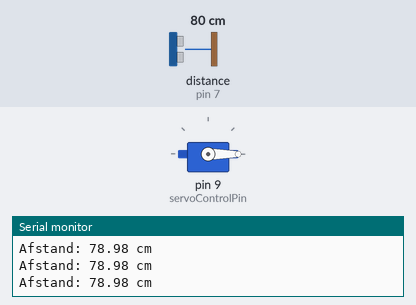
Simulated run of this sketch. Board: Arduino Uno, built with avr-gcc and run on an emulated ATmega328P. Parts: servo, the last lines printed to the serial monitor. Wiring (inferred from the names in the program): ultrasonic range finder: trigger pin 8; echo pin 7. The test bench sets the inputs (shaded band); at power-on: distance to the obstacle (sensor on pin 7) 80 cm. The echo pulse lasts 58.3 µs per cm.

Above: at 1.2 s.
1.3 s: distance to the obstacle (sensor on pin 7) set to 9 cm
At 1.7 s:
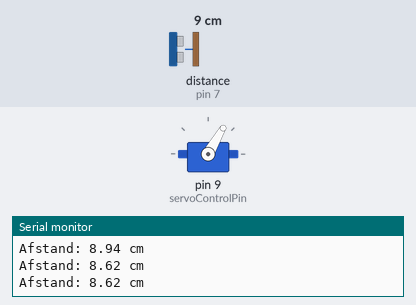
2.8 s: distance to the obstacle (sensor on pin 7) set to 2 cm
At 3.7 s:
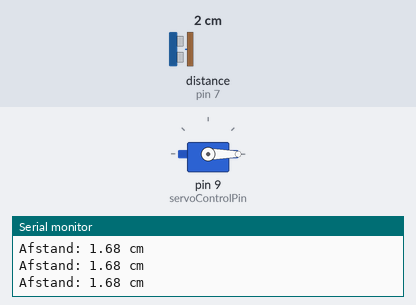
4.4 s: distance to the obstacle (sensor on pin 7) set to 7 cm
At 5.5 s:
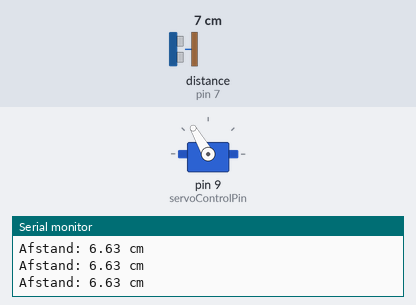
5.9 s: distance to the obstacle (sensor on pin 7) set to 4 cm
At 6.3 s:
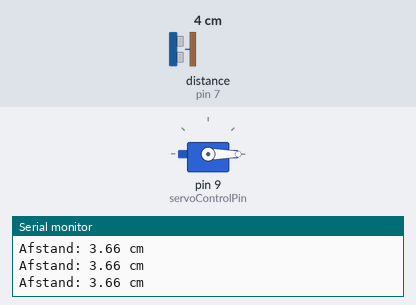
Timing chart, 0 to 8.4 s (numbered marks = the images above; inputs shaded):
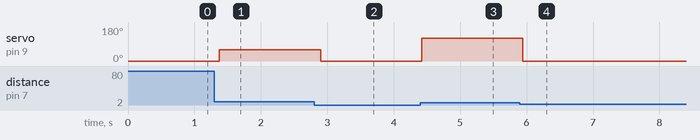

Measured:
- after the input at 1.3 s, servo on pin 9 (servoControlPin): 0° → 60° after 0.08 s
- after the input at 2.8 s, servo on pin 9 (servoControlPin): 60° → 0° after 0.10 s
- after the input at 4.4 s, servo on pin 9 (servoControlPin): 0° → 120° at once
- after the input at 5.9 s, servo on pin 9 (servoControlPin): 120° → 0° at once

The sketch:

opdracht6_code.ino
```cpp
#include <Servo.h>

const int trigPin = 8;
const int echoPin = 7;
const int servoControlPin = 9;

Servo controlServo;

void setup() {
  pinMode(trigPin, OUTPUT);
  pinMode(echoPin, INPUT);
  controlServo.attach(servoControlPin);
  controlServo.write(0); // Initialiseer de servo positie op 0°

  Serial.begin(9600); // Initialiseer seriële communicatie voor debugging
}

void loop() {
  // Stuur een 10us puls om de sensor te triggeren
  digitalWrite(trigPin, LOW);
  delayMicroseconds(2);
  digitalWrite(trigPin, HIGH);
  delayMicroseconds(10);
  digitalWrite(trigPin, LOW);

  // Lees de echo pin en bereken afstand
  long duration = pulseIn(echoPin, HIGH);
  float distance = (duration * 0.034) / 2;

  Serial.print("Afstand: ");
  Serial.print(distance);
  Serial.println(" cm");

  // Bereken de servo hoek op basis van de afstand
  int angle;
  if (distance <= 4) {
    angle = 0; // Object is op 4 cm, servo op 0°
  } else if (distance <= 10) {
    angle = map(distance, 4, 10, 180, 0); // Bereken de hoek op basis van de afstand
  } else {
    angle = 0; // Object is niet binnen bereik, servo op 0°
  }

  controlServo.write(angle); // Beweeg de servo naar de berekende hoek

  delay(100); // Vertraging voor stabiliteit van de sensor
}
```
